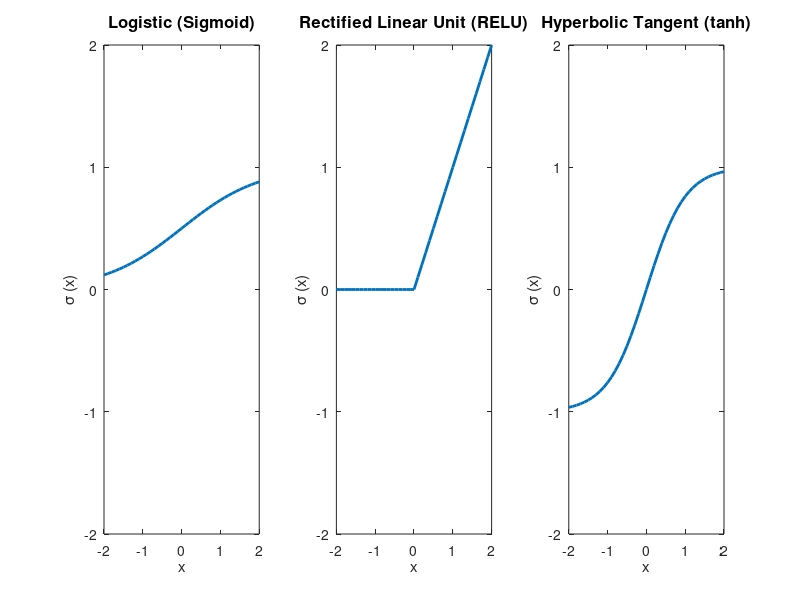

This chart was generated by the following MATLAB code:
x = (-2:0.1:2);

sigmoid = 1./(1+exp(-x));
relu = max(zeros(size(x)),x);
tanh = (exp(x) - exp(-x))./(exp(x) + exp(-x)); 

clear title xlabel ylabel

figure
subplot(1,3,1);
plot(x, sigmoid, 'LineWidth', 2);
ylim([-2,2])
title('Logistic (Sigmoid)', 'FontSize', 12);
xlabel('x');
ylabel('\sigma (x)');

subplot(1,3,2);
plot(x, relu, 'LineWidth', 2);
ylim([-2,2])
title('Rectified Linear Unit (RELU)', 'FontSize', 12);
xlabel('x');
ylabel('\sigma (x)');

subplot(1,3,3);
plot(x, tanh, 'LineWidth', 2);
ylim([-2,2])
title('Hyperbolic Tangent (tanh)', 'FontSize', 12);
xlabel('x');
ylabel('\sigma (x)');
